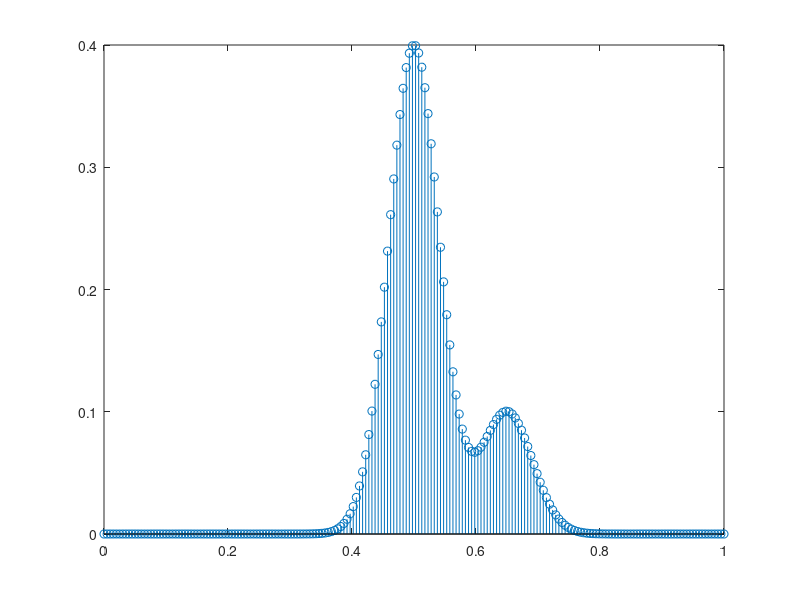

MATLAB code to generate this figure:
clc 

n = 200;
t = 1;
c = 1.5;


f = @(x) 0.4*exp(-300*(x-0.5).^2) + 0.1*exp(-300*(x-0.65).^2);
U0_X = zeros(n,1);
shiftMatrix = zeros(n,n);
row = 1;
I = eye(n);


%MATRIZ DE U CON T = 0 
for i = 0.0 :0.005: t
   if i ~= t
    U0_X(row, 1) = f(i);
    row = row + 1; 
   end
end


%MATRIZ DE FORWARD
for i = 1.0: 1.0 :n
   if i ~= n 
    shiftMatrix(i, i+1) = 1;
   end
end

%U = -c*(shiftMatrix*U0_X) + (c+1)*U0_X

for i = 0.0: 0.005 : t
    U = -c*(shiftMatrix*U0_X) + (c+1)*U0_X;
    U0_X = U;
end


figure
X = linspace(0,1,200);
Y = f(X);
stem(X,Y)


% figure
% X = linspace(0,1,200);
% Y = abs(U);
% stem(X,Y)


